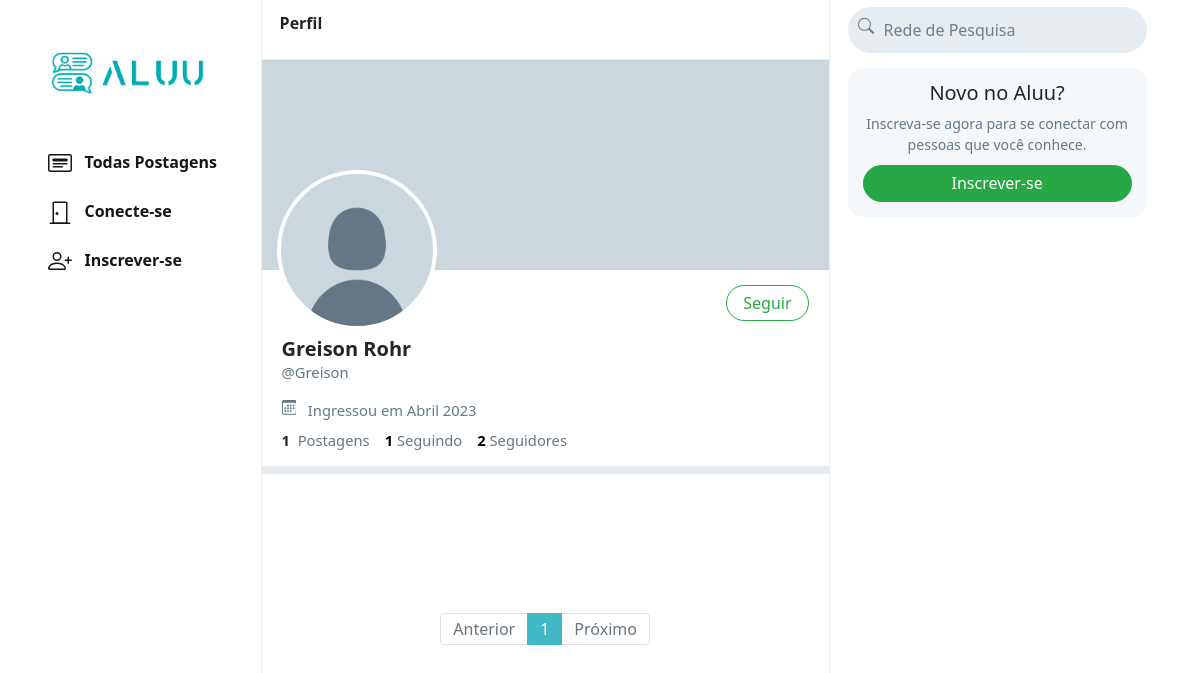
Page /Greison on the committed database.
### network/models.py (models this page shows, shortened)
class User(AbstractUser):
    profile_pic = models.ImageField(upload_to='profile_pic/')
    bio = models.TextField(max_length=160, blank=True, null=True)
    cover = models.ImageField(upload_to='covers/', blank=True)
    role = models.CharField(max_length=20, blank=True)

### network/views.py (the view, shortened to what this page needs)
# urls.py: path("<str:username>", views.profile, name='profile'),
def profile(request, username):
    user = User.objects.get(username=username)
    all_posts = Post.objects.filter(creater=user).order_by('-date_created')
    paginator = Paginator(all_posts, 10)
    page_number = request.GET.get('page')
    if page_number == None:
        page_number = 1
    posts = paginator.get_page(page_number)
    followings = []
    suggestions = []
    follower = False
    follower_count = Follower.objects.get(user=user).followers.all().count()
    following_count = Follower.objects.filter(followers=user).count()
    return render(request, 'network/profile.html', {
        "username": user,
        "posts": posts,
        "posts_count": all_posts.count(),
        "suggestions": suggestions,
        "page": "profile",
        "is_follower": follower,
        "follower_count": follower_count,
        "following_count": following_count
    })

### network/templates/network/profile.html (shortened to what this page needs)
{% extends 'network/index.html' %}
{% load static %}
{% block profile %}
    <div class="profile-view" data-user="{{username.username}}">
        <div class="cover-image" style="background-image: url(/network/media/{{username.cover}})"></div>
        <div class="profile-image" style="background-image: url(/network/media/{{username.profile_pic}})"></div>
        <div class="profile-details">
            <div>
                {% if user.username == username.username %}
                    <button class="btn btn-outline-success float-right" id="edit-profile-btn">Editar Perfil</button>
                {% elif is_follower %}
                    <button class="btn btn-success float-right" onclick="unfollow_user(this,'{{username.username}}','edit_page')" id="following-btn">Seguindo</button>
                {% else %}
                    <button class="btn btn-outline-success float-right" onclick="follow_user(this,'{{username.username}}','edit_page')" id="follow-btn">Seguir</button>
                {% endif %}
            </div>
            <div class="details-data">
                <h5>{{username.first_name}} {{username.last_name}}</h5>
                <div class="grey">@{{username.username}}</div>
                <div class="grey" style="padding: 8px 0px;">
                    &nbsp; Ingressou em {{username.date_joined | date:"F Y"}}
                </div>
                <div>
                    <strong>
                        {{posts_count}}
                    </strong>
                    &nbsp;<span class="grey">Postagens</span>
                    <a href="#">
                        <strong id="following__count">{{following_count | default:0}}</strong>&nbsp;<span class="grey">Seguindo</span>
                    </a>
                    <a href="#">
                        <strong id="follower__count">{{follower_count | default:0}}</strong>&nbsp;<span class="grey">Seguidores</span>
                    </a>
                </div>
            </div>
        </div>
    </div>
    <div class="space"></div>
{% endblock %}

### network/static/network/styles.css (style rules this page uses)
.btn { border-radius: 20px; padding: 0.32rem 1rem 0.375rem 1rem; }
.btn, .btn:focus, .btn:active { box-shadow: none !important; -webkit-box-shadow: none !important; }
.grey { color: #657786; }
svg { vertical-align: text-top; }
.space { height: 8px; background-color: #e6ecf0; }
.cover-image { height: 210px; background-size: cover; background-position: center; background-repeat: no-repeat; background-color: #ccd6dd; }
.profile-image { width: 160px; height: 160px; position: absolute; left: 15px; top: 110px; border-radius: 99999px; border: 4px solid white; background-size: cover; background-repeat: no-repeat; background-position: center; background-color: white; }
.profile-details { padding: 15px 20px; }
.profile-details button { padding-bottom: 0.3rem; }
.profile-details>.details-data { margin-top: 52px; font-size: .92em; }
.profile-details h5 { font-weight: 800; margin-bottom: 0px; }
.profile-details a { color: black; text-decoration: none; }

### rows in the picture
User: profile_pic (placeholder picture), first_name "Greison", last_name "Rohr", username "Greison", date_joined "Abril 2023"

### other values in the picture
{{ posts_count }} "1"
{{ following_count | default:0 }} "1"
{{ follower_count | default:0 }} "2"
{{ each }} "1"
